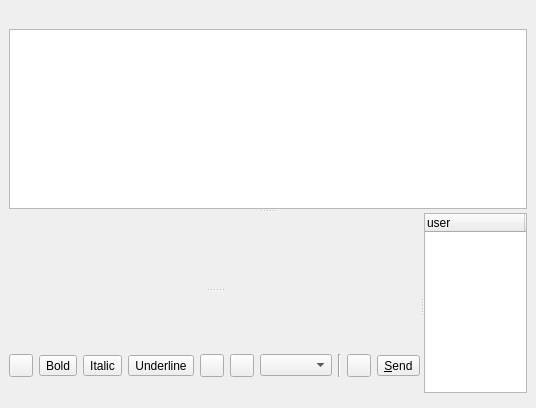
<ui version="4.0" >
 <class>groupchatwidget</class>
 <widget class="QWidget" name="groupchatwidget" >
  <property name="geometry" >
   <rect>
    <x>0</x>
    <y>0</y>
    <width>536</width>
    <height>408</height>
   </rect>
  </property>
  <property name="focusPolicy" >
   <enum>Qt::StrongFocus</enum>
  </property>
  <property name="windowTitle" >
   <string>Form</string>
  </property>
  <layout class="QGridLayout" >
   <property name="margin" >
    <number>9</number>
   </property>
   <property name="spacing" >
    <number>6</number>
   </property>
   <item row="0" column="0" >
    <widget class="QSplitter" name="splitter_3" >
     <property name="orientation" >
      <enum>Qt::Vertical</enum>
     </property>
     <widget class="QWidget" name="layoutWidget" >
      <layout class="QVBoxLayout" >
       <property name="margin" >
        <number>0</number>
       </property>
       <property name="spacing" >
        <number>6</number>
       </property>
       <item>
        <widget class="QLabel" name="disco_info" >
         <property name="text" >
          <string/>
         </property>
        </widget>
       </item>
       <item>
        <widget class="QTextBrowser" name="info" >
         <property name="minimumSize" >
          <size>
           <width>0</width>
           <height>1</height>
          </size>
         </property>
         <property name="toolTip" >
          <string>Every multi-user chat can have topic of its discussion</string>
         </property>
         <property name="openExternalLinks" >
          <bool>true</bool>
         </property>
        </widget>
       </item>
      </layout>
     </widget>
     <widget class="QSplitter" name="splitter_2" >
      <property name="orientation" >
       <enum>Qt::Horizontal</enum>
      </property>
      <widget class="QSplitter" name="splitter" >
       <property name="orientation" >
        <enum>Qt::Vertical</enum>
       </property>
       <widget class="QWidget" native="1" name="viewWidget" />
       <widget class="QWidget" name="layoutWidget" >
        <layout class="QGridLayout" >
         <property name="margin" >
          <number>0</number>
         </property>
         <property name="spacing" >
          <number>6</number>
         </property>
         <item row="1" column="0" colspan="2" >
          <layout class="QHBoxLayout" >
           <property name="margin" >
            <number>0</number>
           </property>
           <property name="spacing" >
            <number>6</number>
           </property>
           <item>
            <spacer>
             <property name="orientation" >
              <enum>Qt::Horizontal</enum>
             </property>
             <property name="sizeHint" >
              <size>
               <width>40</width>
               <height>20</height>
              </size>
             </property>
            </spacer>
           </item>
           <item>
            <widget class="QToolButton" name="linkButton" >
             <property name="toolTip" >
              <string>Anchor</string>
             </property>
             <property name="icon" >
              <iconset>images/16x16/actions/anchor.png</iconset>
             </property>
             <property name="popupMode" >
              <enum>QToolButton::InstantPopup</enum>
             </property>
             <property name="toolButtonStyle" >
              <enum>Qt::ToolButtonIconOnly</enum>
             </property>
            </widget>
           </item>
           <item>
            <widget class="QToolButton" name="boldButton" >
             <property name="focusPolicy" >
              <enum>Qt::NoFocus</enum>
             </property>
             <property name="toolTip" >
              <string>Bold</string>
             </property>
             <property name="text" >
              <string>Bold</string>
             </property>
             <property name="icon" >
              <iconset>images/16x16/actions/format-text-bold.png</iconset>
             </property>
             <property name="checkable" >
              <bool>true</bool>
             </property>
             <property name="toolButtonStyle" >
              <enum>Qt::ToolButtonIconOnly</enum>
             </property>
            </widget>
           </item>
           <item>
            <widget class="QToolButton" name="italicButton" >
             <property name="focusPolicy" >
              <enum>Qt::NoFocus</enum>
             </property>
             <property name="toolTip" >
              <string>Italic</string>
             </property>
             <property name="text" >
              <string>Italic</string>
             </property>
             <property name="icon" >
              <iconset>images/16x16/actions/format-text-italic.png</iconset>
             </property>
             <property name="checkable" >
              <bool>true</bool>
             </property>
             <property name="toolButtonStyle" >
              <enum>Qt::ToolButtonIconOnly</enum>
             </property>
            </widget>
           </item>
           <item>
            <widget class="QToolButton" name="underlineButton" >
             <property name="focusPolicy" >
              <enum>Qt::NoFocus</enum>
             </property>
             <property name="toolTip" >
              <string>Underline</string>
             </property>
             <property name="text" >
              <string>Underline</string>
             </property>
             <property name="icon" >
              <iconset>images/16x16/actions/format-text-underline.png</iconset>
             </property>
             <property name="checkable" >
              <bool>true</bool>
             </property>
             <property name="toolButtonStyle" >
              <enum>Qt::ToolButtonIconOnly</enum>
             </property>
            </widget>
           </item>
           <item>
            <widget class="QToolButton" name="colorButton" >
             <property name="toolTip" >
              <string>Font color</string>
             </property>
             <property name="popupMode" >
              <enum>QToolButton::InstantPopup</enum>
             </property>
             <property name="toolButtonStyle" >
              <enum>Qt::ToolButtonIconOnly</enum>
             </property>
            </widget>
           </item>
           <item>
            <widget class="QToolButton" name="backgroundButton" >
             <property name="toolTip" >
              <string>Background color</string>
             </property>
             <property name="popupMode" >
              <enum>QToolButton::InstantPopup</enum>
             </property>
             <property name="toolButtonStyle" >
              <enum>Qt::ToolButtonIconOnly</enum>
             </property>
            </widget>
           </item>
           <item>
            <widget class="QComboBox" name="fontSize" >
             <property name="toolTip" >
              <string>Font size</string>
             </property>
            </widget>
           </item>
           <item>
            <widget class="Line" name="line" >
             <property name="orientation" >
              <enum>Qt::Vertical</enum>
             </property>
            </widget>
           </item>
           <item>
            <widget class="QToolButton" name="smileys" >
             <property name="toolTip" >
              <string>You can add emoticons by clicking here</string>
             </property>
             <property name="icon" >
              <iconset>images/16x16/emotes/biggrin.png</iconset>
             </property>
             <property name="checkable" >
              <bool>true</bool>
             </property>
             <property name="popupMode" >
              <enum>QToolButton::InstantPopup</enum>
             </property>
            </widget>
           </item>
           <item>
            <widget class="QToolButton" name="sendButton" >
             <property name="toolTip" >
              <string>Send Message</string>
             </property>
             <property name="text" >
              <string>&amp;Send</string>
             </property>
             <property name="icon" >
              <iconset>images/16x16/actions/send.png</iconset>
             </property>
             <property name="toolButtonStyle" >
              <enum>Qt::ToolButtonTextBesideIcon</enum>
             </property>
            </widget>
           </item>
          </layout>
         </item>
         <item row="0" column="0" >
          <widget class="QLabel" name="selfAvatar" >
           <property name="sizePolicy" >
            <sizepolicy>
             <hsizetype>0</hsizetype>
             <vsizetype>0</vsizetype>
             <horstretch>0</horstretch>
             <verstretch>0</verstretch>
            </sizepolicy>
           </property>
           <property name="text" >
            <string/>
           </property>
          </widget>
         </item>
         <item row="0" column="1" >
          <widget class="QWidget" native="1" name="lineWidget" >
           <property name="minimumSize" >
            <size>
             <width>0</width>
             <height>10</height>
            </size>
           </property>
          </widget>
         </item>
        </layout>
       </widget>
      </widget>
      <widget class="QWidget" name="layoutWidget" >
       <layout class="QVBoxLayout" >
        <property name="margin" >
         <number>0</number>
        </property>
        <property name="spacing" >
         <number>6</number>
        </property>
        <item>
         <widget class="QTreeWidget" name="users" >
          <property name="horizontalScrollBarPolicy" >
           <enum>Qt::ScrollBarAlwaysOff</enum>
          </property>
          <property name="iconSize" >
           <size>
            <width>32</width>
            <height>32</height>
           </size>
          </property>
          <property name="indentation" >
           <number>0</number>
          </property>
          <property name="rootIsDecorated" >
           <bool>false</bool>
          </property>
          <column>
           <property name="text" >
            <string>user</string>
           </property>
          </column>
          <column>
           <property name="text" >
            <string>jid</string>
           </property>
          </column>
         </widget>
        </item>
        <item>
         <widget class="QWidget" native="1" name="pluginWidget" />
        </item>
       </layout>
      </widget>
     </widget>
    </widget>
   </item>
  </layout>
 </widget>
 <resources/>
 <connections/>
</ui>
